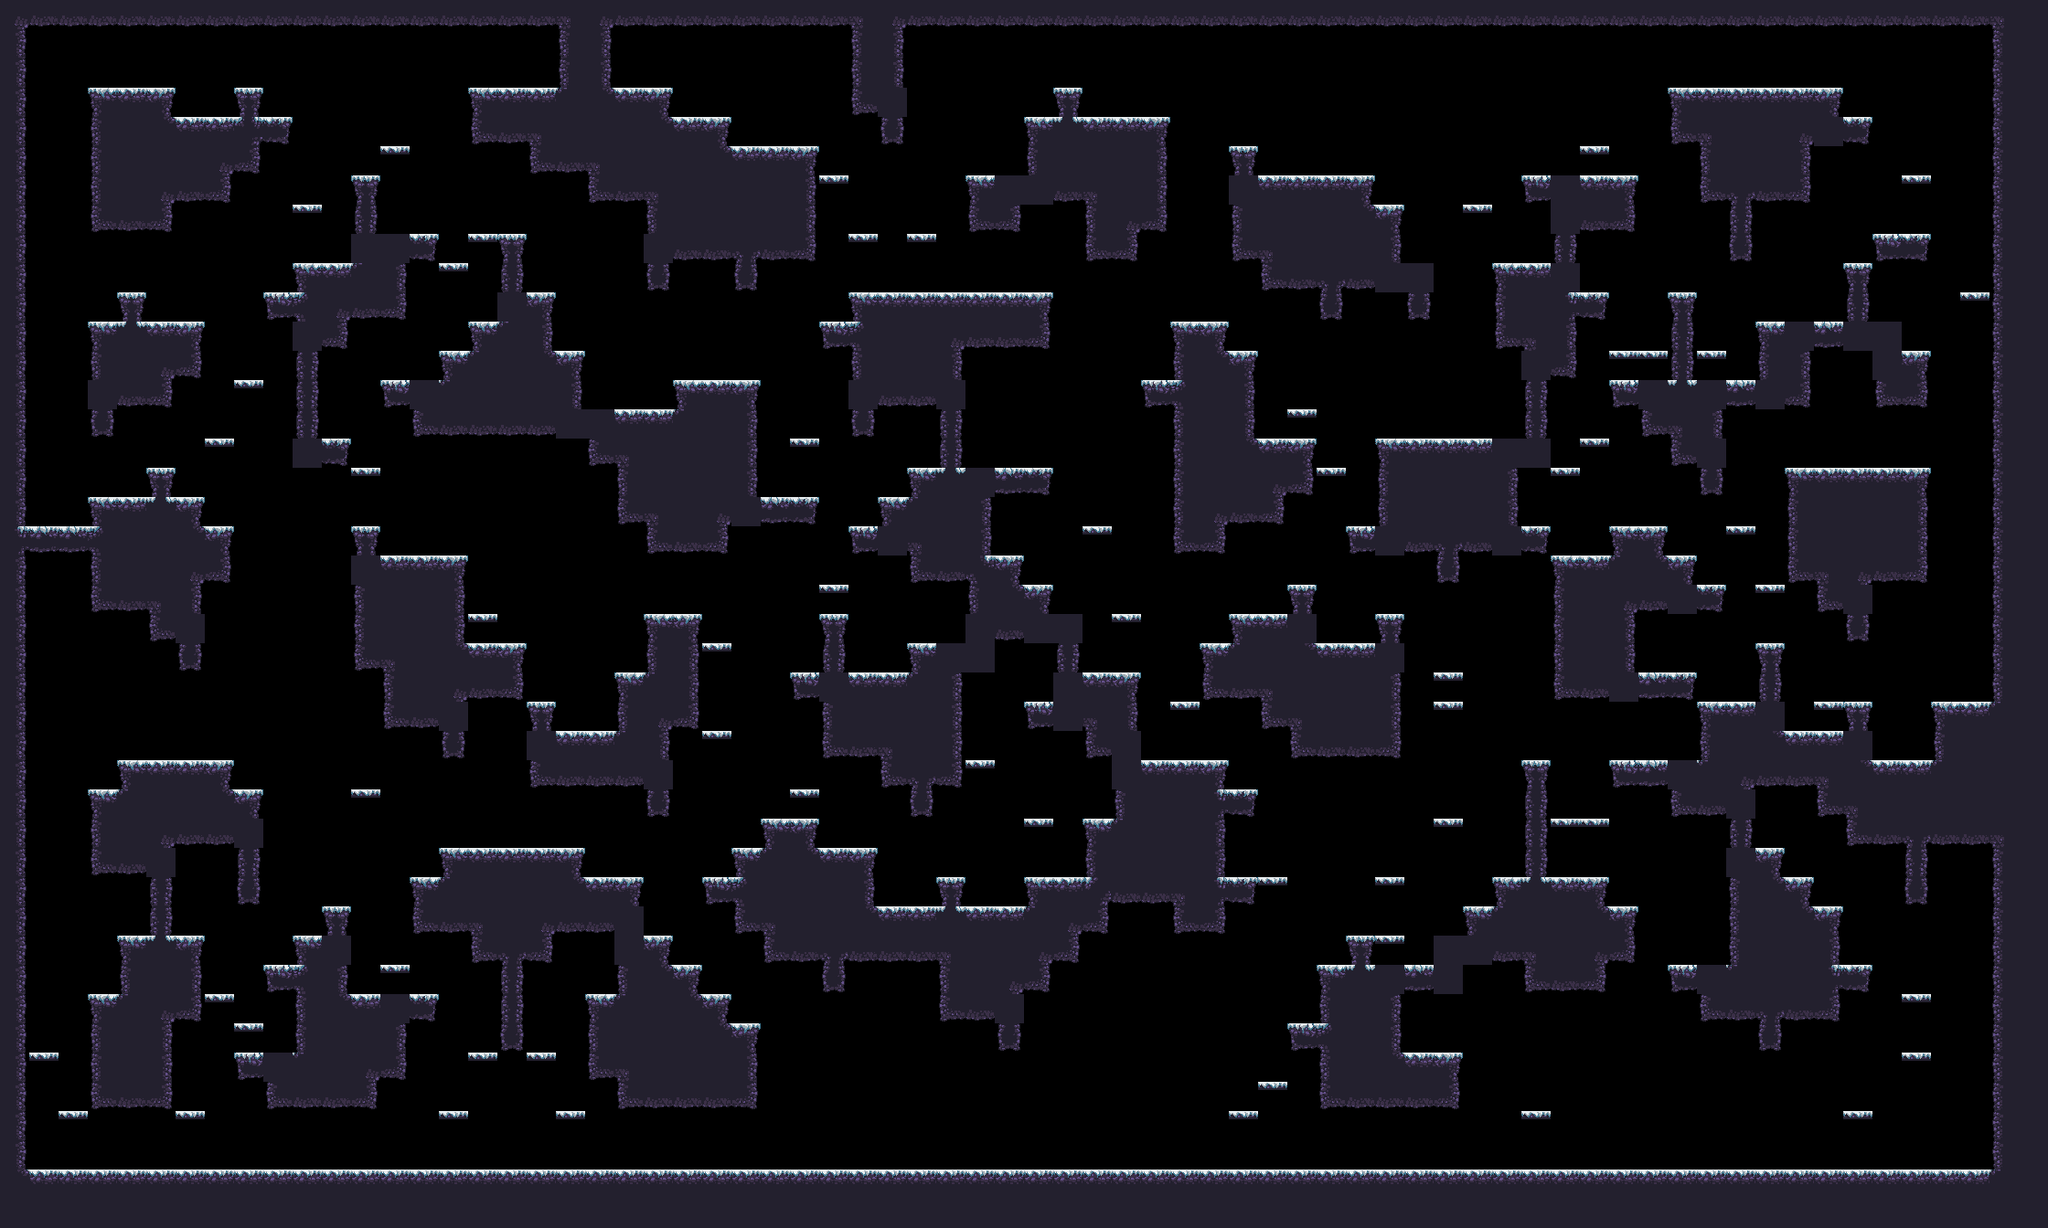

Tiled map render using the project's own tile images. Description and the map definition, with tile-layer contents summarised, below:
An orthogonal 70x42 tile map with 32x32 px tiles, 1 tile layer (main) and 17 objects (9x spawn, spawnPlayer0, spawnCrown0, spawnPlayer1, spawnCrown1, ...).

<map compressionlevel="0" height="42" infinite="0" nextlayerid="3" nextobjectid="4" orientation="orthogonal" renderorder="right-down" tiledversion="1.3.2" tileheight="32" tilewidth="32" version="1.2" width="70">
 <tileset firstgid="1" source="forest_winter_tile_set.tsx" />
 <layer height="42" id="1" name="main" width="70">
  <data>[2940 cells, 1290 non-empty, 27 distinct tile ids]</data>
 </layer>
 <objectgroup id="2" name="objects"><object id="1" name="spawnPlayer0" x="224" y="80.0" /><object id="2" name="spawnCrown0" x="192" y="304.0" /><object id="3" name="spawnPlayer1" x="2112" y="336.0" /><object id="4" name="spawnCrown1" x="2080" y="208.0" /><object id="5" name="spawnPlayer2" x="64" y="1232.0" /><object id="6" name="spawnCrown2" x="224" y="1232.0" /><object id="7" name="spawnPlayer3" x="2112" y="1232.0" /><object id="8" name="spawnCrown3" x="2080" y="1232.0" /><object id="9" name="spawn" x="416" y="1040.0" /><object id="10" name="spawn" x="1792" y="144.0" /><object id="11" name="spawn" x="544" y="1232.0" /><object id="12" name="spawn" x="1056" y="912.0" /><object id="13" name="spawn" x="1408" y="432.0" /><object id="14" name="spawn" x="1920" y="1232.0" /><object id="15" name="spawn" x="544" y="1232.0" /><object id="16" name="spawn" x="1952" y="1232.0" /><object id="17" name="spawn" x="1888" y="368.0" /></objectgroup></map>
